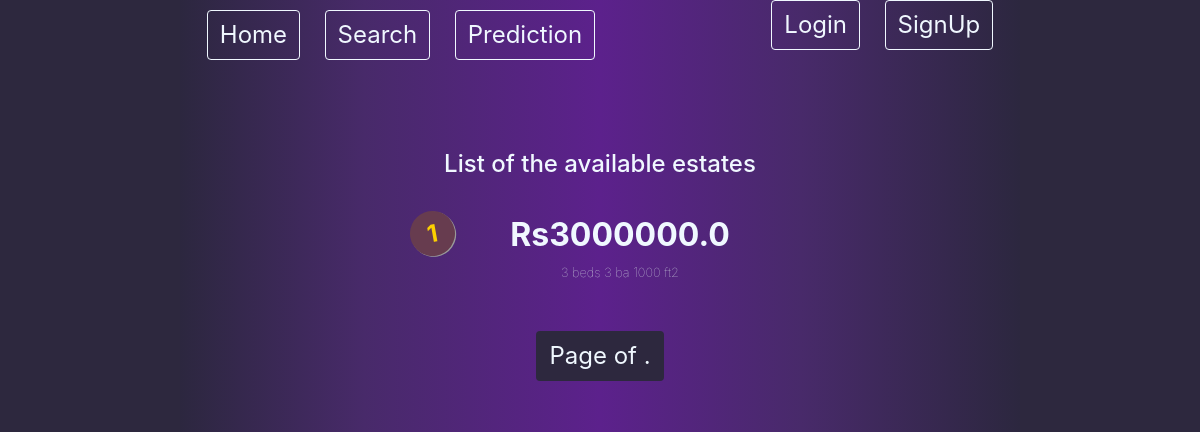
Before: / with the older database file.
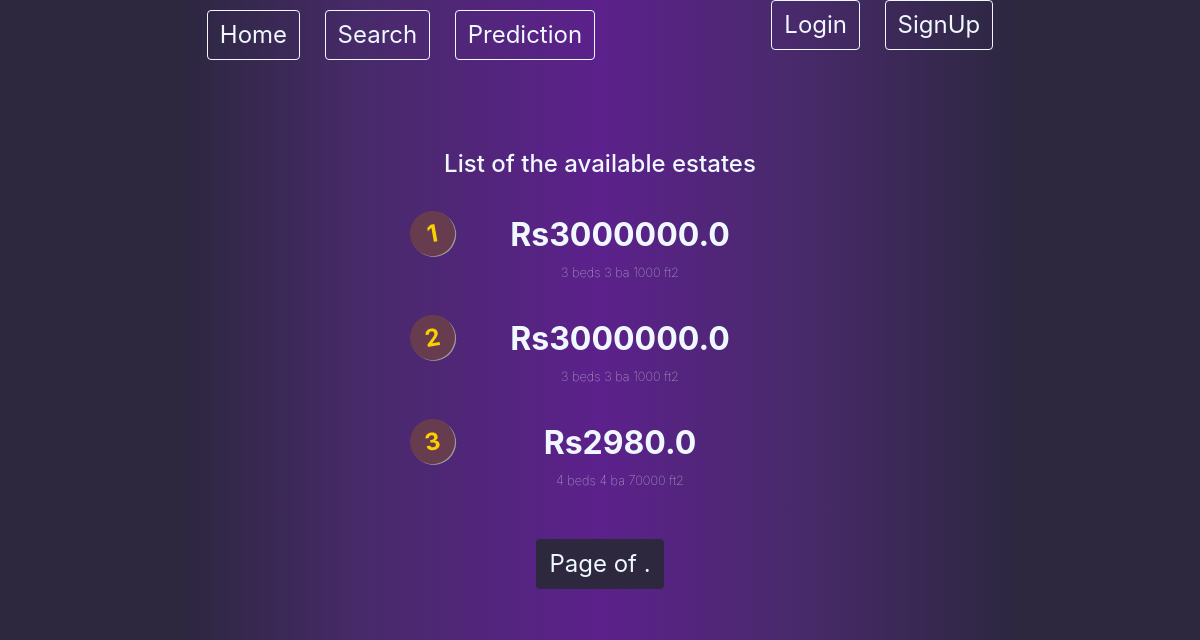
After: the same page with the newer database file.
### BrokerUI/models.py (models this page shows, shortened)
class Estate(models.Model):
    choices_furnished = [('yes','yes'),('no','no'),('semi','semi')]
    choices_construction = [('under_construction','under_construction'),('launched','launched'),('ready_to_move','ready to move')]
    type_choices=[('apartments','apartments'),('sale-floors','sale-floors'),('houses','houses')]
    broker = models.ForeignKey(Profile,on_delete=models.CASCADE)
    lat = models.FloatField()
    lon = models.FloatField()
    price = models.FloatField()
    bedroom = models.PositiveIntegerField()
    bathroom = models.PositiveIntegerField()
    carpetarea = models.IntegerField()
    builtuparea = models.IntegerField()
    project = models.CharField(max_length=400,default='can\'t say')
    furnished= models.CharField(max_length=10,choices=choices_furnished,default='can\'t say')
    construction_status = models.CharField(max_length=50,choices=choices_construction,default='can\'t say')
    sublocality = models.CharField(max_length=100,default='can\'t say')
    type=models.CharField(max_length=100,default='can\'t say', choices = type_choices)

### BrokerUI/views.py (the view)
# urls.py: path('',views.EstateListView.as_view(),name='home'),
class EstateListView(ListView):
    model = Estate

### BrokerUI/templates/BrokerUI/estate_list.html (shortened to what this page needs)
{% load static %}
<!DOCTYPE html>
<html lang="en">
<head>
    <link rel="stylesheet" href="https://stackpath.bootstrapcdn.com/bootstrap/4.5.0/css/bootstrap.min.css">
    <link rel="stylesheet" type="text/css" href="{% static 'BrokerUI/style.css' %}">
</head>
<body>
<div class='middle-container bg'>
        <nav class="nav-bg height">
            <div class='top-left'>
                <a href="{% url 'home' %}" >
                    <button class="btn btn-outline top-margin bigger-font" type="button">Home</button>
                </a>
                <a href="{% url 'query' %}" >
                    <button class="btn btn-outline top-margin bigger-font" type="button">Search</button>
                </a>
                <a href="{% url 'predform' %}" >
                    <button class="btn btn-outline top-margin bigger-font" type="button">Prediction</button>
                </a>
            </div>
            <div class='top-right' style="float:right;">
                {% if user.is_authenticated%}
                    <h3 class="float-right font-color">Welcome {{user.first_name}}</h3>
                    <h5 right-align> <a href="{% url 'logout' %}">Logout</a></h5>
                {% else %}
                    <a href="{% url 'login' %}">
                        <button class="btn btn-outline bigger-font" type="button">Login</button>
                    </a>
                    <a href="{% url 'new_user' %}">
                        <button class="btn btn-outline bigger-font right-align" type="button">SignUp</button>
                    </a>
                {% endif%}
            </div>
        </nav>
    <div class='empty'></div>
    {% block content%}
        <div class='estate bg'>
            <h4 class='font-color'>List of the available estates</h4></br>
            <ol class='centre-align' type="1">
            {% for e in estate_list%}
            <li><a class='li-a' href="{% url 'estate_detail' pk=e.pk%}"><span class='price'>Rs{{e.price}}</span>  </a>
            </br><span class='li-item'>{{e.bedroom}} beds    {{e.bathroom}} ba    {{e.carpetarea}} ft2</span>
            </li>
            {% empty%}
                <h5 class='font-color'>No estate registered yet</h5>
            {% endfor %}
            </ol>
            <div class="pagination centre-align">
                <span class="step-links centre-align">
                    <span class="btn btn-page bigger-font">
                        Page {{ page_obj.number }} of {{ page_obj.paginator.num_pages }}.
                    </span>
                </span>
            </div>
        </div>
    {% endblock %}
</div>
</body>
</html>

Changed rows visible on the page:
added Estate: price "3000000.0", bedroom "3", bathroom "3", carpetarea "1000"
added Estate: price "2980.0", bedroom "4", bathroom "4", carpetarea "70000"
